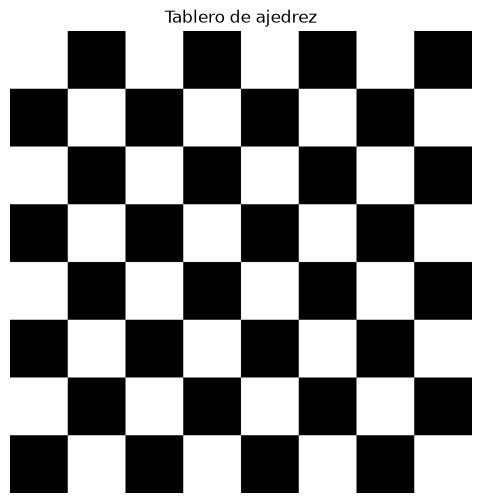
#> input picture image-1.png, 482 x 503 px, given in place of the camera
$ jupyter execute VC_P1.ipynb   (text cells are left out)
#> lines starting #> are read from the running program, lines starting #| are printed output that depends on the picture; after the words box and inside, x2 and y2 are one past the last pixel; in counts of white or black regions, pixels touching at a corner belong together
[cell 1]
import cv2
import numpy as np
import matplotlib.pyplot as plt

[cell 2]
# Dimensiones de la imagen a crear
ancho = 800
alto = 800

# Crear imagen negra de 800x800 como base del tabero
tablero_ajedrez = np.zeros((alto,ancho,1), dtype = np.uint8)

# Tamaño de cada casilla
tamaño = 100

# Crear el tablero alternando casillas blancas y negras
for i in range(0, alto, tamaño):
    for j in range(0, ancho, tamaño):
        if (i // tamaño + j // tamaño) % 2 == 0:
            tablero_ajedrez[i:i+tamaño, j:j+tamaño] = 255

# Mostrar la imagen
plt.imshow(tablero_ajedrez, cmap='gray')
plt.show()
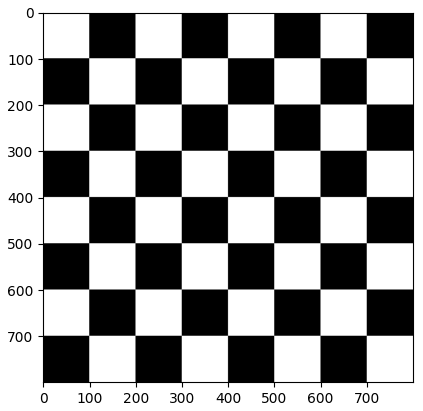
#> figure drawn by matplotlib, 1 panel

[cell 3]
# Definición del patrón base 2x2:
# [255,   0]
# [  0, 255]
patron_base = np.array([[255, 0], [0, 255]], dtype=np.uint8)

# Replicar el bloque 2x2 cuatro veces en cada eje -> tablero 8x8
patron_8x8 = np.tile(patron_base, (4, 4))

# Escalar cada celda a 100x100 píxeles usando producto de Kronecker (800x800 total)
tablero = np.kron(patron_8x8, np.ones((100, 100), dtype=np.uint8))

# Visualización
plt.figure(figsize=(6, 6))
plt.imshow(tablero, cmap='gray', vmin=0, vmax=255)
plt.title("Tablero de ajedrez")
plt.axis('off')
plt.show()
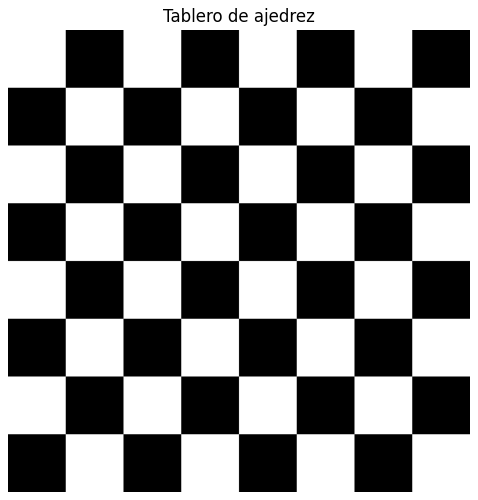
#> figure drawn by matplotlib, 1 panel

[cell 4]
ancho = 600
alto = 600

mondrian = np.zeros((alto, ancho, 3), dtype=np.uint8)

# Fondo blanco
mondrian[:] = 255

rojo = (255, 0, 0)
amarillo = (255, 255, 0)
azul = (0, 0, 255)
negro = (0, 0, 0)

# Rectángulos
cv2.rectangle(mondrian, (0, 0), (400, 400), rojo, -1)
cv2.rectangle(mondrian, (400, 0), (600, 150), amarillo, -1)
cv2.rectangle(mondrian, (250, 400), (400, 600), azul, -1)

# Líneas Verticales
cv2.line(mondrian, (400, 0), (400, 600), negro, 8)
cv2.line(mondrian, (250, 400), (250, 600), negro, 8)

# Líneas Horizontales
cv2.line(mondrian, (0, 400), (600, 400), negro, 8)
cv2.line(mondrian, (400, 150), (600, 150), negro, 8)
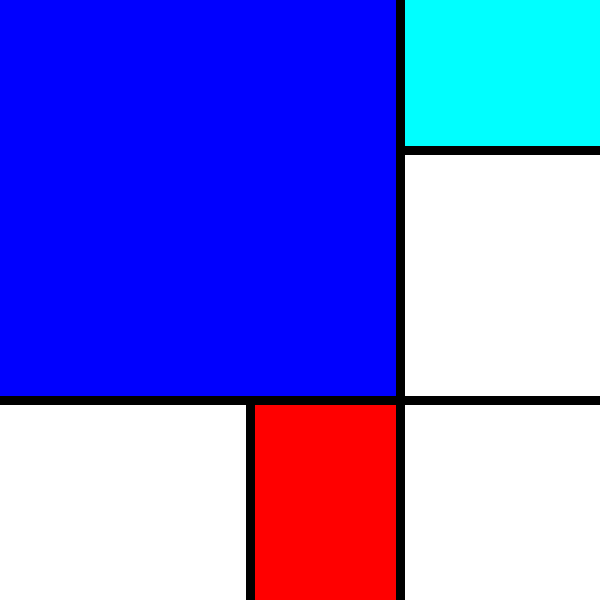
#> mondrian: shape (600, 600, 3); mean of channels 0, 1, 2 225.4, 114.4, 113.7; drawn as B, G, R

# Mostrar la imagen
plt.imshow(mondrian)
plt.show()

[cell 5]
vid = cv2.VideoCapture(0)

# Tipografía para mostrar texto
font = cv2.FONT_HERSHEY_SIMPLEX

contador = 0


while(True):
    # fotograma a fotograma
    ret, frame = vid.read()
#> frame is the input picture: shape (503, 482, 3); min 0, max 255, mean 142.2

    if ret:

        # Convertir a escala de grises para evaluar el brillo
        gris = cv2.cvtColor(frame, cv2.COLOR_BGR2GRAY)

        # Calcular solo cada 5 fotogramas para acelerarlo
        if contador % 5 == 0:
            # Localizar las posiciones del píxel más oscuro y más claro
            min_val, max_val, min_loc, max_loc = cv2.minMaxLoc(gris)
#> min_val = 0; max_val = 255; min_loc = (184, 10); max_loc = (0, 0)

        # Píxel más oscuro con círculo azul
        cv2.circle(frame, min_loc, 10, (255, 0, 0), 2)
#> frame: shape (503, 482, 3); 0.08% of pixels changed, all inside (x1, y1, x2, y2) = (173, 0, 196, 22)
        cv2.putText(frame, f'Min: {int(min_val)}', (min_loc[0] + 12, min_loc[1] + 5), font, 0.5, (255, 0, 0), 1)
#> frame: shape (503, 482, 3); mean B, G, R 142.3, 142, 142

        # Píxel más claro con círculo rojo
        cv2.circle(frame, max_loc, 10, (0, 0, 255), 2)
#> frame: shape (503, 482, 3); mean B, G, R 142.2, 141.9, 142
        cv2.putText(frame, f'Max: {int(max_val)}', (max_loc[0] + 12, max_loc[1] + 5), font, 0.5, (0, 0, 255), 1)
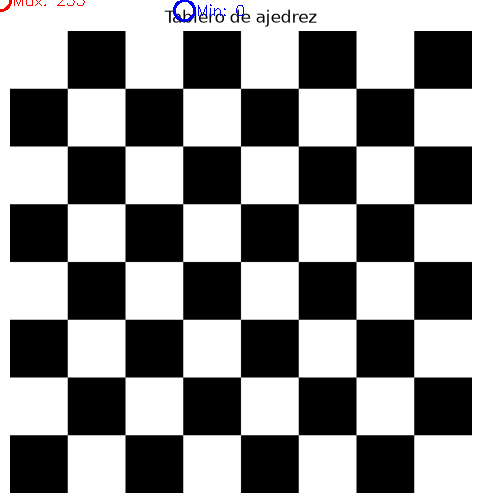
#> frame: shape (503, 482, 3); mean B, G, R 142.1, 141.8, 142

        cv2.imshow('Cam', frame)

        contador += 1


    # Detenemos pulsado ESC
    if cv2.waitKey(20) == 27:
#> (key Esc is pressed here)
        break

# Libera el objeto de captura
vid.release()
# Destruye ventanas
cv2.destroyAllWindows()

[cell 6]
# Iniciar la cámara
vid = cv2.VideoCapture(0)

# Calcular dimensiones reducidas a la mitad
ancho = int(vid.get(cv2.CAP_PROP_FRAME_WIDTH) / 2)
alto = int(vid.get(cv2.CAP_PROP_FRAME_HEIGHT) / 2)
vid.set(cv2.CAP_PROP_FRAME_WIDTH, ancho)
vid.set(cv2.CAP_PROP_FRAME_HEIGHT, alto)

# Crear el lienzo negro para el collage y definir las 4 esquinas
collage = np.zeros((alto*2, ancho*2, 3), dtype=np.uint8)
tl, tr = collage[0:alto, 0:ancho], collage[0:alto, ancho:ancho+ancho]
bl, br = collage[alto:alto+alto, 0:ancho], collage[alto:alto+alto, ancho:ancho+ancho]

while True:
    # Leer cada fotograma de la cámara
    ret, frameIN = vid.read()
    if not ret: break

    # Redimensionar y obtener la base en escala de grises
    frame = cv2.resize(frameIN, (ancho, alto), cv2.INTER_NEAREST)
#> frame: shape (251, 241, 3)
    gris = cv2.cvtColor(frame, cv2.COLOR_BGR2GRAY)
#> gris: shape (251, 241)

    # Arriba Izq (Warhol Suave): Aplicar mapa de color Magenta/Amarillo
    tl[:] = cv2.applyColorMap(gris, cv2.COLORMAP_SPRING)
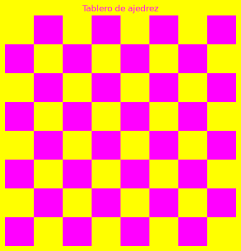
#> tl: shape (251, 241, 3); mean B, G, R 112.8, 142.2, 255

    # Arriba Der (Psicodélico): Rotar y saturar colores en el espacio HSV
    hsv = cv2.cvtColor(frame, cv2.COLOR_BGR2HSV)
#> hsv: shape (251, 241, 3); mean H, S, V 0, 0, 142.2
    h_ch, s_ch, v_ch = cv2.split(hsv)
#> h_ch: shape (251, 241); every value is 0
    h_ch = ((h_ch.astype(np.int16) + 90) % 180).astype(np.uint8)
#> h_ch: shape (251, 241); every value is 90
    tr[:] = cv2.cvtColor(cv2.merge([h_ch, cv2.add(s_ch, 50), v_ch]), cv2.COLOR_HSV2BGR)
#> tr: shape (251, 241, 3); mean H, S, V 142.2, 141.7, 114.3

    # Abajo Izq (Duotono Pop): Separar luces (Blanco) y sombras (Negro)
    _, mask = cv2.threshold(gris, 110, 255, cv2.THRESH_BINARY)
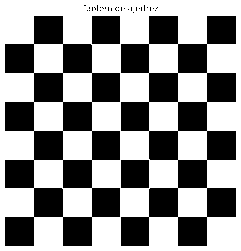
#> mask: shape (251, 241); 56.2% white; 34 black regions (30 under 20 px), largest, box (x1, y1, x2, y2) and area: (5, 16, 120, 246) 12439, (121, 16, 236, 246) 12439, (92, 16, 120, 44) 784, (121, 160, 149, 188) 784
    bl[mask == 255] = [255, 255, 255]
    bl[mask == 0] = [ 0, 0, 0]

    # Abajo Der (Neón): Detectar bordes y los dibujar en verde brillante
    aristas = cv2.Canny(gris, 60, 120)
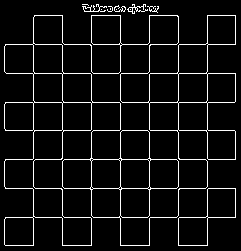
#> aristas: shape (251, 241); 6.3% white in thin lines or dots
    aristas_neon = cv2.merge([np.zeros_like(aristas), aristas, np.zeros_like(aristas)])
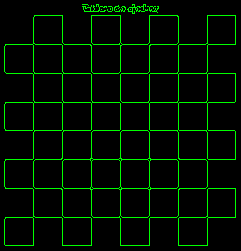
#> aristas_neon: shape (251, 241, 3); mean of channels 0, 1, 2 0, 16, 0; drawn as B, G, R
    br[:] = cv2.addWeighted(frame, 0.3, aristas_neon, 1.0, 0)
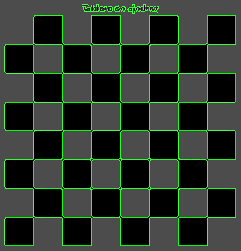
#> br: shape (251, 241, 3); mean B, G, R 42.4, 56, 42.4

    # Mostrar la composición final en pantalla
    cv2.imshow('Pop Art', collage)
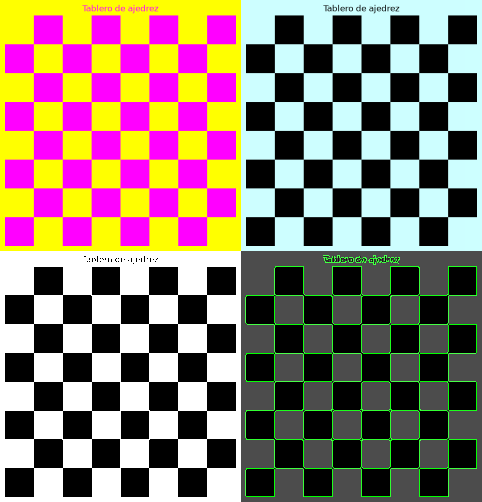
#> window 'Pop Art': shape (502, 482, 3); mean B, G, R 110.2, 120.8, 138.7

    # Salir al pulsar la tecla ESC
    if cv2.waitKey(20) == 27:
#> (key Esc is pressed here)
        break

# Cerrar ventanas
vid.release()
cv2.destroyAllWindows()

$ run again, on image.png
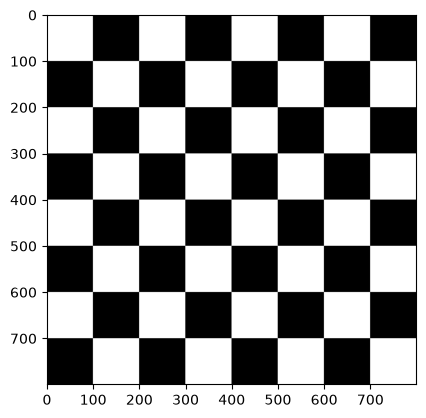
#> input picture image.png, 426 x 418 px, given in place of the camera
#> frame is the input picture: shape (418, 426, 3); min 0, max 255, mean 153.8
#> min_val = 0; max_val = 255; min_loc = (29, 14); max_loc = (0, 0)
#> hsv: shape (209, 213, 3); mean H, S, V 0, 0, 153.8
#> tr: shape (209, 213, 3); mean H, S, V 153.8, 153.3, 123.6
#> mask: shape (209, 213); 62.1% white; 106 black regions (93 under 20 px), largest, box (x1, y1, x2, y2) and area: (69, 31, 208, 193) 10586, (70, 31, 93, 54) 528, (23, 30, 46, 54) 508
#> aristas: shape (209, 213); 9.6% white in thin lines or dots
#> `cv2.imshow('Pop Art', collage)`:
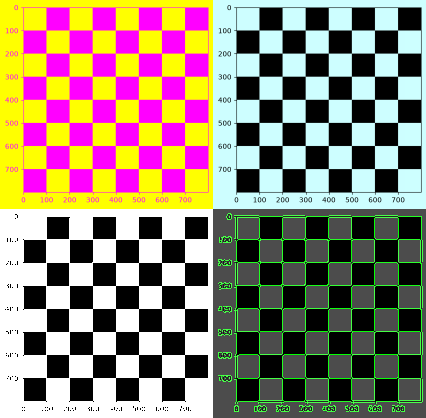
#> window 'Pop Art': shape (418, 426, 3); mean B, G, R 114.8, 132.8, 145.7
